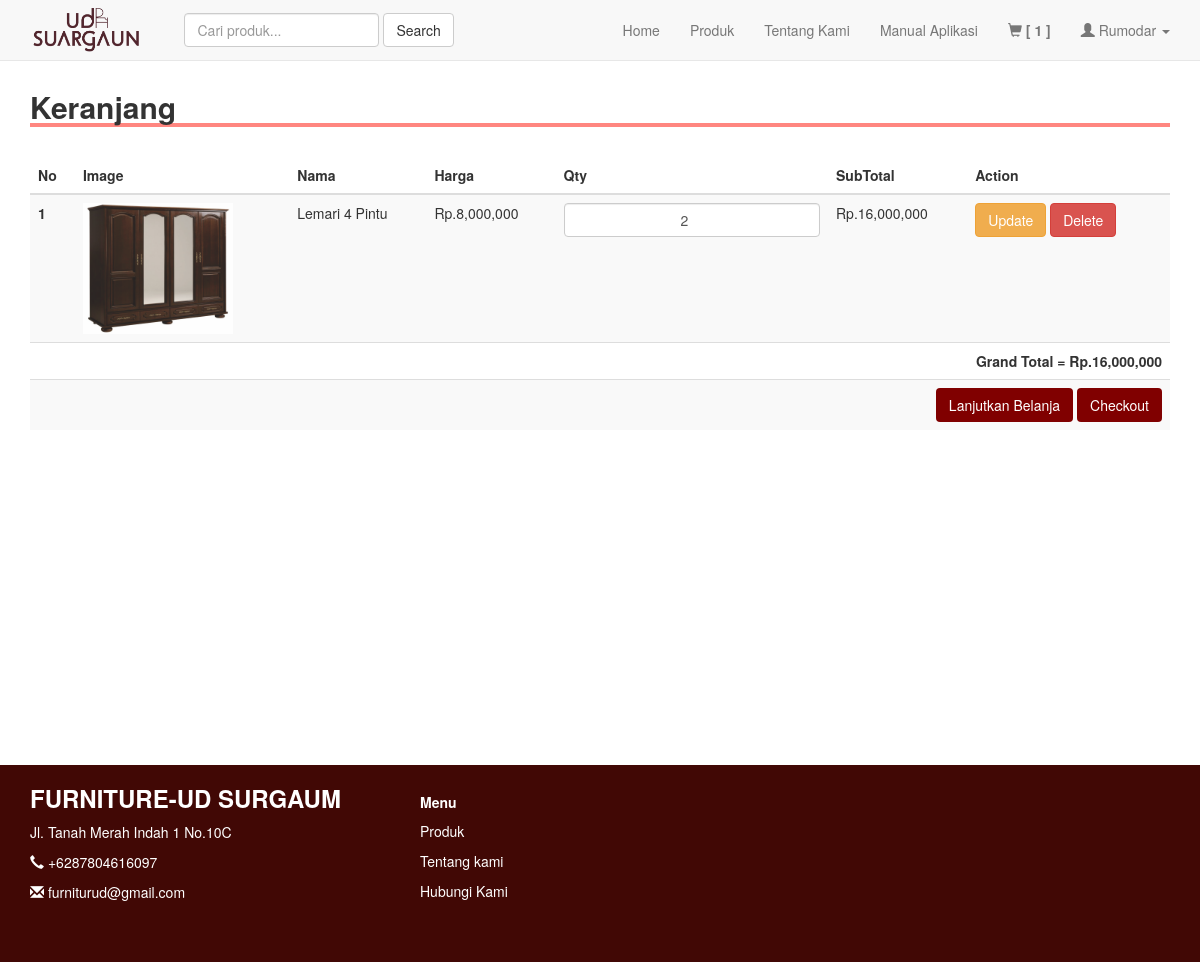
Screenshot of /keranjang.php (signed in) with the database file from the repository.
### tables this page shows
CREATE TABLE `keranjang` (
  `id_keranjang` int(11) NOT NULL,
  `kode_customer` varchar(100) NOT NULL,
  `kode_produk` varchar(100) NOT NULL,
  `nama_produk` varchar(100) NOT NULL,
  `qty` int(11) NOT NULL,
  `harga` int(11) NOT NULL
);

CREATE TABLE `produk` (
  `kode_produk` varchar(100) NOT NULL,
  `nama` varchar(100) NOT NULL,
  `image` text NOT NULL,
  `deskripsi` text NOT NULL,
  `harga` int(11) NOT NULL
);

### keranjang.php (the view, shortened to what this page needs)
<?php
include 'header.php';
?>
<!DOCTYPE html>
<html lang="en">
<head>
	<link rel="stylesheet" href="https://maxcdn.bootstrapcdn.com/bootstrap/3.3.7/css/bootstrap.min.css">
</head>
<body>
	<div class="container" style="padding-bottom: 300px;">
		<h2 style=" width: 100%; border-bottom: 4px solid #ff8680"><b>Keranjang</b></h2>
		<div class="table-responsive">
			<table class="table table-striped">
				<?php
				if (isset($_SESSION['user'])) {
					$kode_cs = $_SESSION['kd_cs'];
					$cek = mysqli_query($conn, "SELECT * FROM keranjang WHERE kode_customer = '$kode_cs'");
					$jml = mysqli_num_rows($cek);
					if ($jml > 0) {
				?>
						<br>
						<thead>
							<tr>
								<th scope="col">No</th>
								<th scope="col">Image</th>
								<th scope="col">Nama</th>
								<th scope="col">Harga</th>
								<th scope="col">Qty</th>
								<th scope="col">SubTotal</th>
								<th scope="col">Action</th>
							</tr>
						</thead>
						<?php
						if (isset($_SESSION['kd_cs'])) {
							$kode_cs = $_SESSION['kd_cs'];
							$result = mysqli_query($conn, "SELECT k.id_keranjang as keranjang, k.kode_produk as kd, k.nama_produk as nama, k.qty as jml, p.image as gambar, p.harga as hrg FROM keranjang k join produk p on k.kode_produk=p.kode_produk WHERE kode_customer = '$kode_cs'");
							$no = 1;
							$hasil = 0;
							while ($row = mysqli_fetch_assoc($result)) {
						?>
								<tbody>
									<form action="<?php echo $_SERVER['PHP_SELF']; ?>" method="POST">
										<tr>
											<th scope="row" data-label="No"><?= $no; ?></th>
											<td data-label="Image"><img src="image/produk/<?= $row['gambar']; ?>" class="img-responsive"></td>
											<td data-label="Nama"><?= $row['nama']; ?></td>
											<td data-label="Harga">Rp.<?= number_format($row['hrg']); ?></td>
											<td data-label="Qty"><input type="number" name="qty" class="form-control text-center" value="<?= $row['jml']; ?>"></td>
											<td data-label="SubTotal">Rp.<?= number_format($row['hrg'] * $row['jml']); ?></td>
											<td data-label="Action" class="product-actions">
												<button type="submit" name="submit1" class="btn btn-warning">Update</button>
												<a href="keranjang.php?del=1&id=<?= $row['keranjang']; ?>" class="btn btn-danger" onclick="return confirm('Yakin ingin dihapus ?')">Delete</a>
											</td>
										</tr>
									</form>
							<?php
								$sub = $row['hrg'] * $row['jml'];
								$hasil += $sub;
								$no++;
							}
						}
							?>
							<tr>
								<td colspan="7" style="text-align: right; font-weight: bold;">Grand Total = Rp.<?= number_format($hasil); ?></td>
							</tr>
							<tr>
								<td colspan="7" style="text-align: right; font-weight: bold;" class="action-buttons">
									<a href="index.php" class="btn btn-maroon">Lanjutkan Belanja</a>
									<a href="checkout.php?kode_cs=<?= $kode_cs; ?>" class="btn btn-maroon">Checkout</a>
								</td>
							</tr>
					<?php
					}
				} else {
					echo "<tr>
						<td colspan='7' class='text-center bg-danger'><h5><b>SILAHKAN LOGIN TERLEBIH DAHULU SEBELUM BERBELANJA</b></h5></td>
						</tr>";
				}
					?>
								</tbody>
			</table>
		</div>
	</div>
	<?php
	include 'footer.php';
	?>
</body>
</html>

### style.css (style rules this page uses)
body { font-family: 'Poppins', sans-serif; margin:0; padding: 0; }

### main.css (style rules this page uses)
body { font-family: 'Poppins', sans-serif; background-color: #f3f3f3; }
.btn-maroon { background-color: #800000; border-color: #800000; color: white; }

### header.php (style rules this page uses)
body { padding-top: 70px; }

### keranjang.php (style rules this page uses)
.btn-maroon { background-color: #800000; border-color: #800000; color: white; }
@media (min-width: 769px) { .img-responsive { max-width: 100%; height: auto; } }
@media (min-width: 769px) { .table td img { max-width: 150px; height: auto; } }
.table-responsive { margin-bottom: 15px; }
.img-responsive { width: 100%; height: auto; object-fit: contain; }

### rows the page displays
keranjang: kode_produk.image (picture), nama_produk "Lemari 4 Pintu", kode_produk.harga "8,000,000", qty "2", $row['hrg'] * $row['jml'] "16,000,000"

### other values shown
$value "1"
$_SESSION['user'] "Rumodar"
$hasil "16,000,000"
